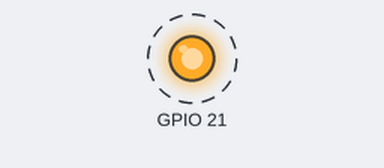
A program run on a simulated Raspberry Pi (BCM pin numbers). Parts: output pins drawn as LEDs (lit = HIGH). Dashed ring = blinking. What the program prints to the terminal is not drawn.

Above: at 0.15 s.
Timing chart, 0 to 3.0 s (numbered marks = the images above):
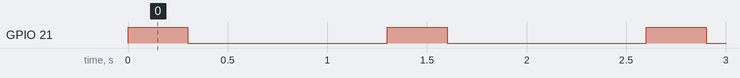

The program:

sandbox.py
```python
#!/usr/bin/python3
from time import sleep
from water_pump import Water_pump
water_pump = Water_pump(21)
print('hello')
while True:
    water_pump.fload()
    sleep(0.3)
    water_pump.stop()
    sleep(1)
```

water_pump.py
```python
from gpiozero import OutputDevice
class Water_pump(OutputDevice):
    def fload(self):
        self.on()
    def stop(self):
        self.off()
```

Measured:
- by itself, GPIO 21: alternates HIGH for 0.30 s and LOW for 1.0 s
